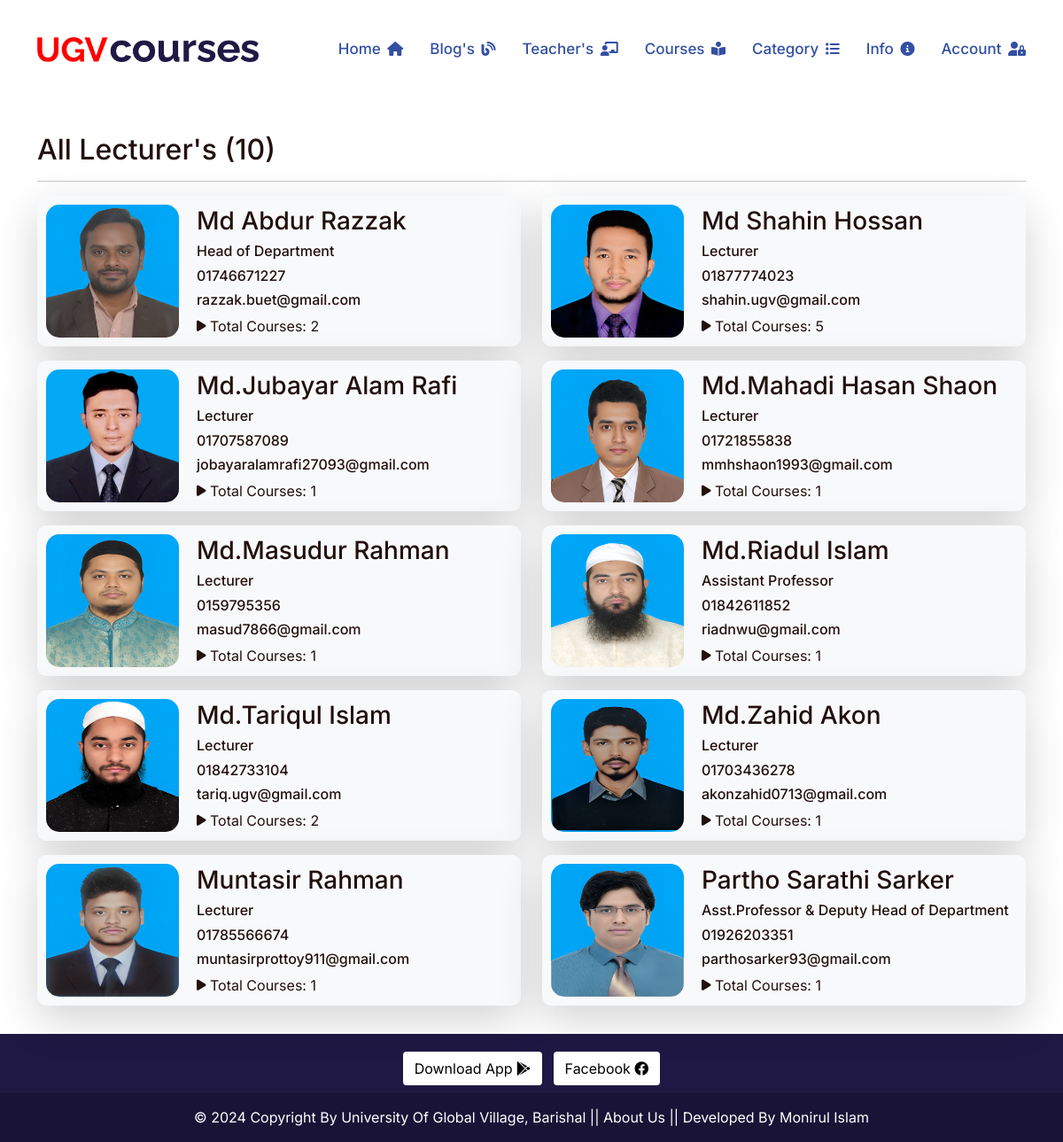
Page /author_list/ on the committed database.
### lms/models.py (models this page shows, shortened)
class SiteInfo(models.Model):
    site_name = models.CharField(max_length=50)
    site_logo = models.ImageField(
        upload_to="site_logo/",
        validators=[FileExtensionValidator(allowed_extensions=['png','jpeg','jpg'])]
        )
    phone_regex = RegexValidator(
        regex=r'^\+?1?\d{9,15}$',
        message="Phone number must be entered in the format: '+088'. Up to 15 digits allowed."
    )
    phone = models.CharField(validators=[phone_regex], max_length=15)

class Author(models.Model):
    name = models.CharField(max_length=100, unique=True)
    image = models.ImageField(
        upload_to='author_images/',
        validators=[FileExtensionValidator(allowed_extensions=['jpg', 'jpeg', 'png'])]
        )
    designation = models.CharField(max_length=150)
    phone_regex = RegexValidator(
        regex=r'^\+?1?\d{9,15}$',  # Example regex for international phone numbers
        message="Phone number must be entered in the format: '+880 1XXX NNNNNN'. Up to 15 digits allowed."
    )
    phone_number = models.CharField(validators=[phone_regex], max_length=16, blank=True, null=True)
    email =models.EmailField(max_length=50)
    slug = models.SlugField(null=True, blank=True)

### lms/views.py (the view)
# urls.py: path('author_list/', author_list, name='author_list'),
def author_list(request):
    authors = Author.objects.annotate(total_courses=Count('course_author'))
    author_count = authors.count()
    context = {
        'authors': authors,
        'author_count': author_count,
    }
    return render(request, 'author_list.html', context)

### lms/context_processors.py (called while the page is built)
def get_all_categories(request):
    categories = Category.objects.all()
    category_counts = []
    for category in categories:
        course_count = Course.objects.filter(category=category).count()
        if course_count > 0:  # Only include non-empty categories
            category_counts.append({'category': category, 'course_count': course_count})
    context = {
        "categories":categories,
        "category_counts": category_counts,
    }
    return context

def siteinfo(request):
    siteinfo = SiteInfo.objects.all()
    context ={
        'siteinfo': siteinfo,
    }
    return context

### templates/author_list.html (shortened to what this page needs)
{% extends 'base.html' %}
{% load static %}
{% block content %}
<div class="container" style="margin-top: 150px;">
    <h1>All Lecturer's ({{ author_count }})</h1>
    <hr>
    <div class="row">
        {% for author in authors  %}
            <div class="col-md-6 mb-3 ">
                <a href="{% url 'author_details' author.slug %}" class="author-card text-decoration-none shadow-lg">
                    <div>
                        <img src="{{ author.image.url }}" alt="{{ author.name }} Image">
                    </div>
                    <div class="author-details">
                        <h3>{{ author.name }}</h3>
                        <h6>{{ author.designation }}</h6>
                        <h6>{{ author.phone_number }}</h6>
                        <h6>{{ author.email }} </h6>
                        <span><i class="fa-solid fa-play fa-sm"></i> Total Courses: {{ author.total_courses }} </span>
                    </div>
                </a>
            </div>
        {% endfor %}
    </div>
</div>
{% endblock content %}

### templates/base.html (shortened to what this page needs)
{% load static %}
<!DOCTYPE html>
<html lang="en">
  <head>
    <link rel="stylesheet" href="{% static 'assets/css/bootstrap.min.css' %}" />
    <link
      rel="stylesheet"
      href="{% static 'assets/plugins/fontawesome/css/fontawesome.min.css' %}"
    />
    <link
      rel="stylesheet"
      href="{% static 'assets/plugins/fontawesome/css/all.min.css' %}"
    />
    <link
      rel="stylesheet"
      href="{% static 'assets/css/owl.carousel.min.css' %}"
    />
    <link
      rel="stylesheet"
      href="{% static 'assets/css/owl.theme.default.min.css' %}"
    />
    <link
      rel="stylesheet"
      href="{% static 'assets/plugins/slick/slick.css' %}"
    />
    <link
      rel="stylesheet"
      href="{% static 'assets/plugins/slick/slick-theme.css' %}"
    />
    <link
      rel="stylesheet"
      href="{% static 'assets/plugins/select2/css/select2.min.css' %}"
    />
    <link rel="stylesheet" href="{% static 'assets/plugins/aos/aos.css' %}" />
    <link rel="stylesheet" href="{% static 'assets/css/style.css' %}" />
    <link rel="stylesheet" href="{% static 'assets/css/custom.css' %}" />
  </head>
  <body>
    <div class="main-wrapper">
      {% include 'header.html' %}
      {% block content %}
      {% endblock content %}
      {% include 'footer.html' %}
    </div>
  </body>
</html>

### templates/header.html (shortened to what this page needs)
{% load static %}
  <header class="header header-two">
    <div class="header-fixed">
      <nav class="navbar navbar-expand-lg header-nav scroll-sticky">
        <div class="container">
          <div class="navbar-header">
            {% for site in siteinfo %}
            <a href="{% url 'home' %}" class="navbar-brand logo ">
              <img  src="{{site.site_logo.url}}" class="myimg" alt="Logo" />
            </a>
            {% endfor %}
          </div>
          <div class="main-menu-wrapper">
            <ul class="main-nav">
              <li>
                <a href="{% url 'home' %}">Home <i class="fa-solid fa-house" style="font-size: 16px;"></i></a>
              </li>
              <li><a href="http://192.168.225.31:8000/">Blog's <i class="fa-solid fa-blog" style="font-size: 16px;"></i></a></li>
              <li>
                <a href="{% url 'author_list' %}">Teacher's <i class="fas fa-chalkboard-teacher" style="font-size: 16px;"></i></a>
              </li>
              <li >
                <a href="{% url 'courses' %}">Courses <i class="fa-solid fa-book-open-reader" style="font-size: 16px;"></i></a>
              </li>
              <li class="has-submenu menu-effect" >
                <a href="javascript:void(0)">Category <i class="fa-solid fa-list" style="font-size: 16px;"></i></a>
              </li>
              <li class="has-submenu menu-effect">
                <a href="javascript:void(0)">Info <i class="fa-solid fa-circle-info" style="font-size: 16px;"></i></a>
              </li>
              {% if request.user.is_authenticated %}
              <li class="has-submenu menu-effect">
                <a href="javascript:void(0)"> {{request.user.username}}<i class="fa-solid fa-circle-chevron-down" style="font-size: 16px;"></i></a>
                <ul class="submenu">
                  <li><a href="{% url 'dashboard' %}"><i class="fa fa-shopping-cart" aria-hidden="true"></i> Enrolled Courses</a></li>
                  <li><a href="{% url 'wishlist' %}"><i class="fa fa-bookmark"></i> Wishlist Courses</a></li>
                  <li><a href="{% url 'custom_logout' %}"><i class="fa fa-sign-out" aria-hidden="true"></i> Logout</a></li>
                </ul>
              </li>
              {% else %}
              <li class="has-submenu menu-effect">
                <a href="javascript:void(0)">Account <i class="fa-solid fa-user-lock" style="font-size: 16px;"></i></a>
              </li>
              {% endif %}
            </ul>
          </div>
        </div>
      </nav>
    </div>
  </header>

### templates/footer.html (shortened to what this page needs)
{% load static %}
{% load static %}
<div  class="container-fluid my-3 custom-container">
<footer class=" text-center text-white" style="background-color: #1F1844;">
  <div class="container-fluid p-3 pb-0">
    <section class="mb-1">
      <a class="btn btn-floating m-1 "  style="background-color: white; color:black;" href="#" role="button"
        >Download App  <i class="fa-brands fa-google-play"></i>
     </a>
      <a class="btn  btn-floating m-1" style="background-color: white; color:black;" href="https://www.facebook.com/ugvbarisal/" role="button"
        > Facebook <i class="fa-brands fa-facebook"></i>
      </a>
    </section>
  </div>
  <div class="text-center p-3" style="background-color: rgba(0, 0, 0, 0.2);">
    <a  class="text-white" target="_blank" href="https://ugv.edu.bd/">© 2024 Copyright By University Of Global Village, Barishal</a> ||
    <a class="text-white"  href="{% url 'about' %}">About Us</a> ||
    <a class="text-white" target="_blank" href="https://www.facebook.com/moniruldevelopers"> Developed By Monirul Islam</a>
  </div>
</footer>
</div>

### lms/static/assets/css/custom.css (style rules this page uses)
.myimg { max-width: 250px !important; }
.author-card { display: flex; align-items: center; justify-content: space-between; text-align: left; background-color: #f8f9fa; padding: 10px; border-radius: 10px; transition: background-color 0.3s; }
.author-card img { width: 150px; height: 150px; border-radius: 10%; margin-right: 20px; }
.author-details { flex-grow: 1; }

### templates/footer.html (style rules this page uses)
.custom-container { padding-left: 0; padding-right: 0; }

### rows in the picture
SiteInfo: site_logo (picture)
Author: image (picture), name "Md Abdur Razzak", designation "Head of Department", phone_number "01746671227", email "razzak.buet@gmail.com", total_courses "2"
Author: image (picture), name "Md Shahin Hossan", designation "Lecturer", phone_number "01877774023", email "shahin.ugv@gmail.com", total_courses "5"
Author: image (picture), name "Md.Jubayar Alam Rafi", designation "Lecturer", phone_number "01707587089", email "jobayaralamrafi27093@gmail.com", total_courses "1"
Author: image (picture), name "Md.Mahadi Hasan Shaon", designation "Lecturer", phone_number "01721855838", email "mmhshaon1993@gmail.com", total_courses "1"
Author: image (picture), name "Md.Masudur Rahman", designation "Lecturer", phone_number "0159795356", email "masud7866@gmail.com", total_courses "1"
Author: image (picture), name "Md.Riadul Islam", designation "Assistant Professor", phone_number "01842611852", email "riadnwu@gmail.com", total_courses "1"
Author: image (picture), name "Md.Tariqul Islam", designation "Lecturer", phone_number "01842733104", email "tariq.ugv@gmail.com", total_courses "2"
Author: image (picture), name "Md.Zahid Akon", designation "Lecturer", phone_number "01703436278", email "akonzahid0713@gmail.com", total_courses "1"
Author: image (picture), name "Muntasir Rahman", designation "Lecturer", phone_number "01785566674", email "muntasirprottoy911@gmail.com", total_courses "1"
Author: image (picture), name "Partho Sarathi Sarker", designation "Asst.Professor & Deputy Head of Department", phone_number "01926203351", email "parthosarker93@gmail.com", total_courses "1"

### other values in the picture
{{ author_count }} "10"
